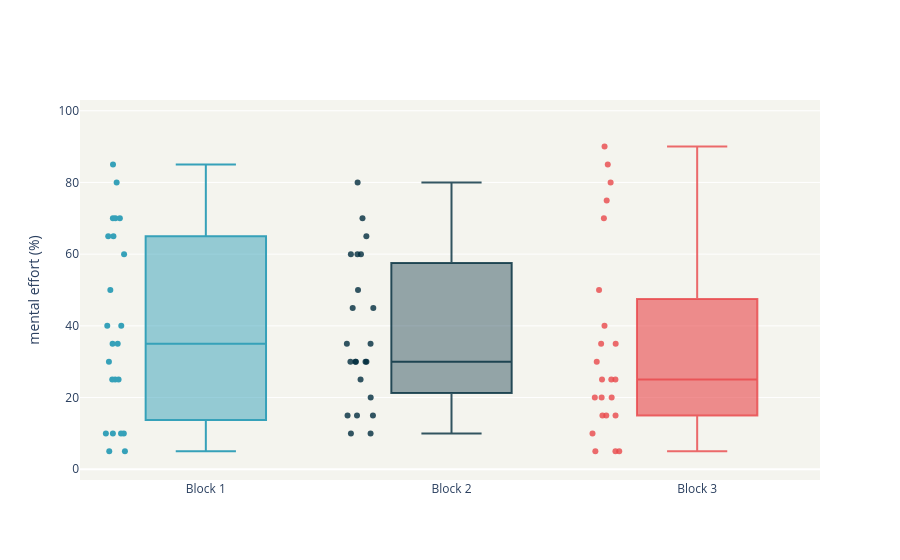

Notebook code cell kept with this figure:
### Code cell
# MENTAL EFFORT

# Box plots in Plotly Express, see: https://plotly.com/python/box-plots
# In a box plot created by px.box, the distribution of the column given as y argument is represented.
# If a column name is given as x argument, a box plot is drawn for each value of x.

data = df_nasa_rtlx.iloc[:,1:8]

b1 = data[data['Block'] == 1]
b2 = data[data['Block'] == 2]
b3 = data[data['Block'] == 3]

fig = go.Figure()
fig.add_trace(go.Box(
    y=b1['mental effort'],
    x=b1['Block'],
    name='Block 1',
    marker_color='rgba(54, 161, 185,1)',
    fillcolor='rgba(54, 161, 185,.5)'
))

fig.add_trace(go.Box(
    y=b2['mental effort'],
    x=b2['Block'],
    name='Block 2',
    marker_color='rgba(0, 44, 61,.8)',
    fillcolor = 'rgba(0, 44, 61,.4)'
))

fig.add_trace(go.Box(
    y=b3['mental effort'],
    x=b3['Block'],
    name='Block 3',
    marker_color='rgba(233, 71, 74,.8)',
    fillcolor = 'rgba(233, 71, 74,.6)'
))

fig.update_traces(boxpoints='all')
fig.update_yaxes(title="mental effort (%)", range=[-3, 103])
fig.update_xaxes(tickprefix='Block ')

fig.update_layout(
    showlegend = False,
    plot_bgcolor = 'rgba(239, 240, 231,.7)'
)

pio.write_image(fig, 'NASA_TLX_mental_effort.pdf')
fig.show()

### Figure 1 — Plotly figure (JSON) as saved in the notebook; plotly's stock layout.template omitted (floating-point values rounded to 4 significant figures)
{"data": [{"boxpoints": "all", "fillcolor": "rgba(54, 161, 185,.5)", "marker": {"color": "rgba(54, 161, 185,1)"}, "name": "Block 1", "type": "box", "x": [1, 1, 1, 1, 1, 1, 1, 1, 1, 1, 1, 1, 1, 1, 1, 1, 1, 1, 1, 1, 1, 1, 1], "y": [25, 10, 65, 25, 40, 25, 70, 80, 70, 85, 65, 5, 50, 35, 5, 35, 10, 10, 70, 30, 40, 10, 60]}, {"boxpoints": "all", "fillcolor": "rgba(0, 44, 61,.4)", "marker": {"color": "rgba(0, 44, 61,.8)"}, "name": "Block 2", "type": "box", "x": [2, 2, 2, 2, 2, 2, 2, 2, 2, 2, 2, 2, 2, 2, 2, 2, 2, 2, 2, 2, 2, 2, 2], "y": [50, 15, 30, 15, 60, 25, 30, 30, 45, 70, 45, 20, 60, 10, 15, 35, 30, 35, 60, 80, 30, 10, 65]}, {"boxpoints": "all", "fillcolor": "rgba(233, 71, 74,.6)", "marker": {"color": "rgba(233, 71, 74,.8)"}, "name": "Block 3", "type": "box", "x": [3, 3, 3, 3, 3, 3, 3, 3, 3, 3, 3, 3, 3, 3, 3, 3, 3, 3, 3, 3, 3, 3, 3], "y": [15, 15, 15, 25, 50, 35, 20, 20, 25, 70, 85, 35, 30, 5, 5, 5, 40, 25, 80, 90, 20, 10, 75]}], "layout": {"plot_bgcolor": "rgba(239, 240, 231,.7)", "showlegend": false, "xaxis": {"tickprefix": "Block "}, "yaxis": {"range": [-3, 103], "title": {"text": "mental effort (%)"}}}}
